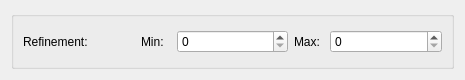
<?xml version="1.0" encoding="UTF-8"?>
<ui version="4.0">
 <class>MeshGeoSubWidget</class>
 <widget class="QWidget" name="MeshGeoSubWidget">
  <property name="geometry">
   <rect>
    <x>0</x>
    <y>0</y>
    <width>465</width>
    <height>80</height>
   </rect>
  </property>
  <property name="windowTitle">
   <string>Form</string>
  </property>
  <layout class="QGridLayout" name="gridLayout">
   <item row="0" column="0">
    <widget class="QGroupBox" name="groupBox_Geo">
     <property name="title">
      <string/>
     </property>
     <layout class="QGridLayout" name="gridLayout_2">
      <property name="leftMargin">
       <number>9</number>
      </property>
      <property name="topMargin">
       <number>9</number>
      </property>
      <property name="rightMargin">
       <number>9</number>
      </property>
      <property name="bottomMargin">
       <number>9</number>
      </property>
      <item row="0" column="0">
       <layout class="QHBoxLayout" name="horizontalLayout">
        <item>
         <widget class="QLabel" name="label">
          <property name="text">
           <string>Refinement:</string>
          </property>
         </widget>
        </item>
        <item>
         <widget class="QLabel" name="label_2">
          <property name="maximumSize">
           <size>
            <width>30</width>
            <height>16777215</height>
           </size>
          </property>
          <property name="text">
           <string>Min:</string>
          </property>
         </widget>
        </item>
        <item>
         <widget class="QSpinBox" name="spinBox_Min"/>
        </item>
        <item>
         <widget class="QLabel" name="label_3">
          <property name="maximumSize">
           <size>
            <width>30</width>
            <height>16777215</height>
           </size>
          </property>
          <property name="text">
           <string>Max:</string>
          </property>
         </widget>
        </item>
        <item>
         <widget class="QSpinBox" name="spinBox_Max"/>
        </item>
       </layout>
      </item>
     </layout>
    </widget>
   </item>
  </layout>
 </widget>
 <resources/>
 <connections/>
</ui>
